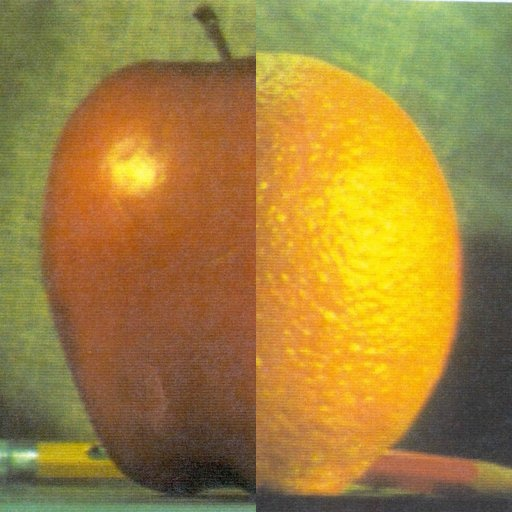
#> input picture Pictures/Direct_blending.jpg, 512 x 512 px, given in place of the camera
$ python ColorDetection-optional.py
#> lines starting #> are read from the running program, lines starting #| are printed output that depends on the picture; after the words box and inside, x2 and y2 are one past the last pixel; in counts of white or black regions, pixels touching at a corner belong together
import cv2 as cv
import numpy as np

# optional argument for trackbar parameter
def nothing():
    pass

# capture video from the stream
webcam = cv.VideoCapture(0)

# create new windows for trackbars
cv.namedWindow('Colorbars Background')
cv.namedWindow('Colorbars Object')

# assign strings for title of each trackbar
hue_high    = 'Hue High'
hue_low     = 'Hue Low'
sat_high    = 'Saturation High'
sat_low     = 'Saturation Low'
val_high    = 'Value High'
val_low     = 'Value Low'
area_min    = 'Area Minimum'
window      = 'Colorbars Background'
window2     = 'Colorbars Object'

# begin creating trackbars for background
cv.createTrackbar(hue_low, window, 0, 179, nothing)
#> slider 'Hue Low' is set to 35
cv.createTrackbar(hue_high, window, 0, 179, nothing)
#> slider 'Hue High' is set to 179
cv.createTrackbar(sat_low, window, 0, 255, nothing)
#> slider 'Saturation Low' is set to 51
cv.createTrackbar(sat_high, window, 0, 255, nothing)
#> slider 'Saturation High' is set to 255
cv.createTrackbar(val_low, window, 0, 255, nothing)
#> slider 'Value Low' is set to 51
cv.createTrackbar(val_high, window, 0, 255, nothing)
#> slider 'Value High' is set to 255
cv.createTrackbar(area_min, window, 0, 5000, nothing)
#> slider 'Area Minimum' is set to 1000

# begin creating trackbars for object
cv.createTrackbar(hue_low, window2, 0, 179, nothing)
#> slider 'Hue Low' is set to 35
cv.createTrackbar(hue_high, window2, 0, 179, nothing)
#> slider 'Hue High' is set to 179
cv.createTrackbar(sat_low, window2, 0, 255, nothing)
#> slider 'Saturation Low' is set to 51
cv.createTrackbar(sat_high, window2, 0, 255, nothing)
#> slider 'Saturation High' is set to 255
cv.createTrackbar(val_low, window2, 0, 255, nothing)
#> slider 'Value Low' is set to 51
cv.createTrackbar(val_high, window2, 0, 255, nothing)
#> slider 'Value High' is set to 255
cv.createTrackbar(area_min, window2, 0, 5000, nothing)
#> slider 'Area Minimum' is set to 1000

# start a while loop
while True:
    # read the video capture
    _, image_frame = webcam.read()
#> image_frame is the input picture: shape (512, 512, 3); mean B, G, R 60.6, 130.3, 160.7

    # convert color to HSV
    hsv_frame = cv.cvtColor(image_frame, cv.COLOR_BGR2HSV)
#> hsv_frame: shape (512, 512, 3); mean H, S, V 25.4, 144.4, 165.3

    # get trackbar positions for background
    hue_low_background  = cv.getTrackbarPos(hue_low, window)
    hue_high_background = cv.getTrackbarPos(hue_high, window)
    sat_low_background  = cv.getTrackbarPos(sat_low, window)
    sat_high_background = cv.getTrackbarPos(sat_high, window)
    val_low_background  = cv.getTrackbarPos(val_low, window)
    val_high_background = cv.getTrackbarPos(val_high, window)
    area_min_background = cv.getTrackbarPos(area_min, window)

    # get trackbar positions for object
    hue_low_object  = cv.getTrackbarPos(hue_low, window2)
    hue_high_object = cv.getTrackbarPos(hue_high, window2)
    sat_low_object  = cv.getTrackbarPos(sat_low, window2)
    sat_high_object = cv.getTrackbarPos(sat_high, window2)
    val_low_object  = cv.getTrackbarPos(val_low, window2)
    val_high_object = cv.getTrackbarPos(val_high, window2)
    area_min_object = cv.getTrackbarPos(area_min, window2)

    # make array from final values
    # for background
    hsv_lower_background = np.array([hue_low_background, sat_low_background,
                                     val_low_background], np.uint8)
    hsv_upper_background = np.array([hue_high_background, sat_high_background,
                                     val_high_background], np.uint8)

    # for object
    hsv_lower_object = np.array([hue_low_object, sat_low_object, val_low_object],
                                 np.uint8)
    hsv_upper_object = np.array([hue_high_object, sat_high_object, val_high_object],
                                 np.uint8)

    # define area minimum and create mask
    # for background
    area_min_background = area_min_background
    background_mask     = cv.inRange(hsv_frame, hsv_lower_background, hsv_upper_background)
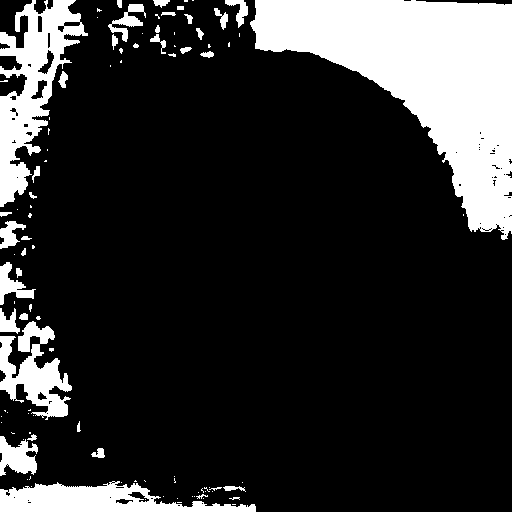
#> background_mask: shape (512, 512); 18.8% white; 101 white regions (64 under 20 px), largest, box (x1, y1, x2, y2) and area: (250, 0, 512, 240) 29244, (0, 0, 88, 207) 7410, (0, 481, 256, 512) 4560

    # for object
    area_min_object = area_min_object
    object_mask     = cv.inRange(hsv_frame, hsv_lower_object, hsv_upper_object)

    # create a new kernel with size 5x5
    kernel = np.ones((5, 5), np.uint8)

    # apply closing to background mask
    background_mask = cv.morphologyEx(background_mask, cv.MORPH_OPEN, kernel)
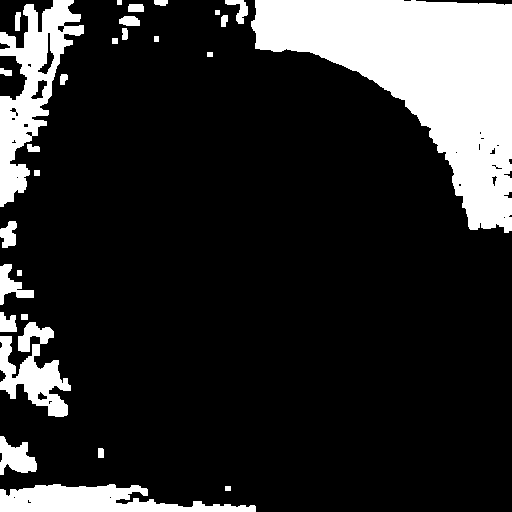
#> background_mask: shape (512, 512); 17.9% white; 28 white regions, largest, box (x1, y1, x2, y2) and area: (251, 0, 512, 233) 29067, (0, 0, 84, 207) 6792, (0, 484, 256, 512) 4349
    cv.imshow("Background Mask", background_mask)

    # apply closing to object mask
    object_mask = cv.morphologyEx(object_mask, cv.MORPH_CLOSE, kernel)
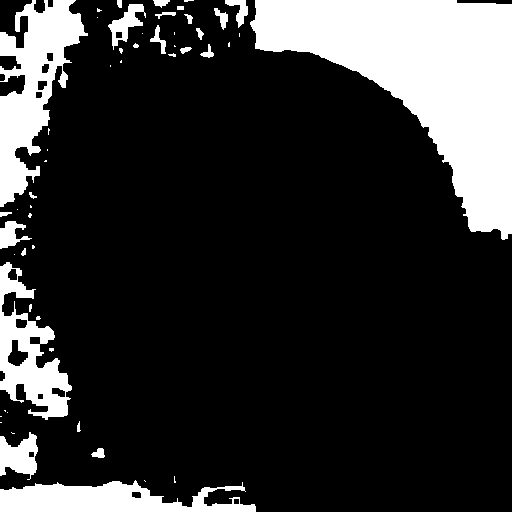
#> object_mask: shape (512, 512); 19.7% white; 54 white regions (29 under 20 px)
    cv.imshow("Object Mask", object_mask)

    # create contour to track background
    background_contour, hierarchy = cv.findContours(background_mask,
                                                    cv.RETR_TREE,
                                                    cv.CHAIN_APPROX_SIMPLE)
#> background_contour = 55 contours, 21 with area under 20; largest, box (x1, y1, x2, y2) and area: (251, 0, 512, 233) 28668, (0, 0, 84, 207) 6806, (0, 484, 256, 512) 4027, (0, 322, 71, 417) 2977, (0, 436, 37, 475) 798

    for b_contour in background_contour:
        background_area = cv.contourArea(b_contour)
        if background_area > area_min_background:
            x, y, w, h = cv.boundingRect(b_contour)
            image_frame = cv.rectangle(image_frame, (x,y),
                                       (x + w, y + h),
                                       (0, 0, 255), 2)

            cv.putText(image_frame, "Background", (x, y),
                       cv.FONT_HERSHEY_SIMPLEX, 1.0,
                       (0, 0, 255))

            # create contour to track object
            object_contour, hierarchy = cv.findContours(object_mask,
                                                        cv.RETR_TREE,
                                                        cv.CHAIN_APPROX_SIMPLE)

            for o_contour in object_contour:
                object_area = cv.contourArea(o_contour)
                if object_area > area_min_object:
                    x2, y2, w2, h2 = cv.boundingRect(o_contour)
                    # if object inside background area
                    if x2 >= x and y2 >= y and x2 + w2 <= x + w and y2 + h2 <= y + h:
                        image_frame_2 = cv.rectangle(image_frame, (x2, y2),
                                                     (x2 + w2, y2 + h2),
                                                     (0, 255, 0), 2)

                        cv.putText(image_frame_2, "Object", (x2, y2),
                                   cv.FONT_HERSHEY_SIMPLEX, 1.0,
                                   (0, 255, 0))
#> this loop made 55 passes
#> (background_area, x, y, w, h) on passes 2, 8, 29, 44: (4027, 0, 484, 256, 28), (2977, 0, 322, 71, 95), (28668.5, 251, 0, 261, 233), (6805.5, 0, 0, 84, 207)
#> background_area on passes 6, 7, 10, 12, 14, 15: 44.5, 798, 55.5, 224.5, 511, 280
#> pass 2, `image_frame = cv.rectangle(image_frame, (x,y), (x + w, y + h), (0, 0, ..`:
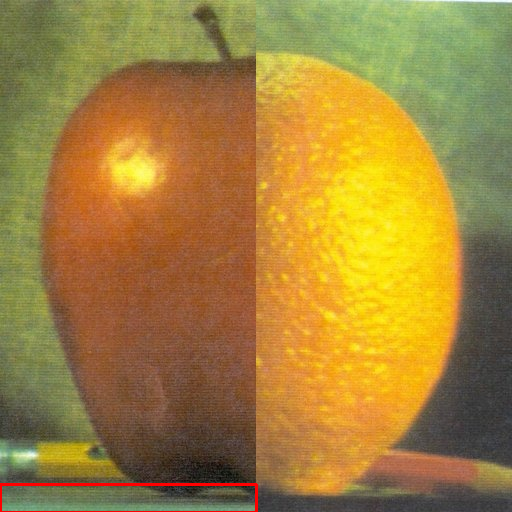
#> image_frame: shape (512, 512, 3); 0.44% of pixels changed, all inside (x1, y1, x2, y2) = (0, 483, 258, 512)
#> after the loop:
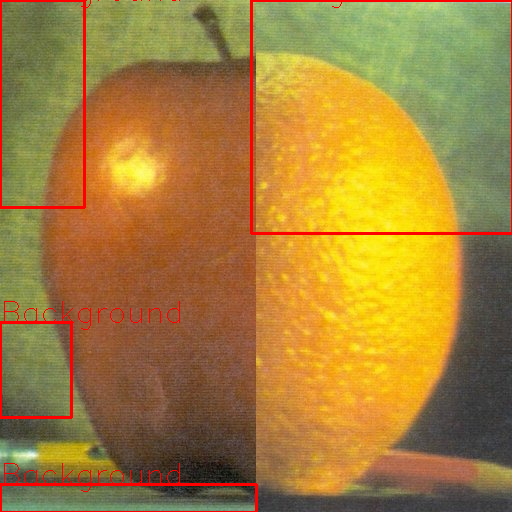
#> image_frame: shape (512, 512, 3); 2.05% of pixels changed, all inside (x1, y1, x2, y2) = (0, 0, 512, 492)

    # show result of color detection
    cv.imshow("Color detection", image_frame)

    # end loop when press 'q'
    if cv.waitKey(1) & 0xFF == ord('q'):
#> (key q is pressed here)
#> (the run stopped early here; a loop or call above may not have finished)
